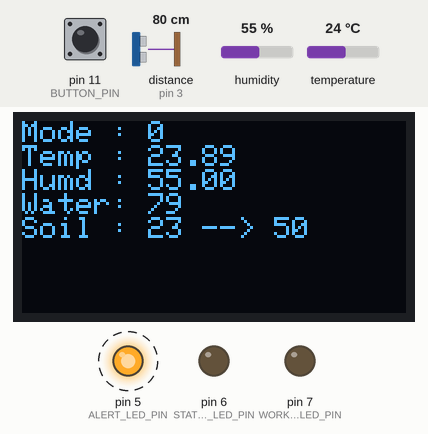
This sketch was run on a simulated Arduino Uno, built with avr-gcc and run on an emulated ATmega328P. Shown: 128×64 one-colour display, output pins drawn as LEDs (lit = HIGH). Dashed ring = blinking. The test bench sets the inputs (shaded band); at power-on: pin 11 (BUTTON_PIN) LOW, distance to the obstacle (sensor on pin 3) 80 cm, humidity 55 %, temperature 24 °C. The echo pulse lasts 58.3 µs per cm; the display library's start-up logo is not drawn; pins used as bus, display or sensor lines are not drawn; what the sketch prints to the serial monitor is not drawn.

Above: at 5.3 s.
Timing chart, 0 to 8.3 s (numbered marks = the images above):
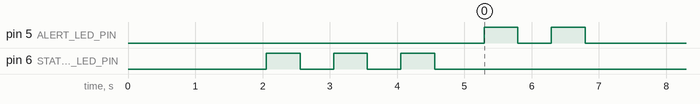

The sketch:

goteo.ino
```cpp
// Incluimos librería
#include <DHT.h>
#include <Wire.h>
#include <Adafruit_GFX.h>
#include <Adafruit_SSD1306.h>

#define DHTTYPE DHT11
#define OLED_RESET 4
#define NUMFLAKES 10
#define XPOS 0
#define YPOS 1
#define DELTAY 2

#define DHTPIN 12
#define ALERT_LED_PIN 5      // Orange
#define STATUS_LED_PIN 6     // Yellow
#define WORKING_LED_PIN 7    // Red
#define WATER_ENGINE_PIN 4   // Blue
#define BUTTON_PIN 11        // Blue
#define TRIGGER_PIN 2        // Orange
#define ECHO_PIN 3           // Green

#define AIR_VALUE_REFERENCE 581
#define WATER_VALUE_REFERENCE 293
#define MAX_WATER_DISTANCE_CM 4
#define WORKING_INTERVAL_MS 600000
#define WORKING_ENGINE_INTERVAL_MS 3600000

Adafruit_SSD1306 display(OLED_RESET);
DHT dht(DHTPIN, DHTTYPE);

void setup() {
  Serial.begin(9600);

  pinMode(ALERT_LED_PIN, OUTPUT);
  pinMode(STATUS_LED_PIN, OUTPUT);
  pinMode(WORKING_LED_PIN, OUTPUT);
  pinMode(WATER_ENGINE_PIN, OUTPUT);
  pinMode(BUTTON_PIN, INPUT);
  pinMode(TRIGGER_PIN, OUTPUT);
  pinMode(ECHO_PIN, INPUT);

  digitalWrite(TRIGGER_PIN, LOW);
  digitalWrite(WATER_ENGINE_PIN, HIGH);

  dht.begin();

  display.begin(SSD1306_SWITCHCAPVCC, 0x3C);
  display.display();
  delay(2000);
  display.clearDisplay();
}

int workingMode = 0;

unsigned long currentMillis = 0;
unsigned long previousEngineIntervalMillis = 0;

void loop() {

  currentMillis = millis();
  display.setTextSize(1);
  display.setTextColor(WHITE);
  display.setCursor(0,0);

  workingLed(STATUS_LED_PIN, 3);
  int button = checkButton();
  float temp = checkTemp();
  float humidity = checkHumidity();
  float realTemp = checkRealTemp(temp, humidity);
  int waterDistance = checkWaterDistance();
  int soilHumidity = checkSoil();
  int soilHumidityGoal = checkSoilHumidityGoal();

  if (button) workingMode = !workingMode;

  display.clearDisplay();
  display.print("Mode : ");
  display.println(workingMode);
  display.display();

  display.print("Temp : ");
  display.println(realTemp);
  display.display();

  display.print("Humd : ");
  display.println(humidity);
  display.display();

  display.print("Water: ");
  display.println(waterDistance);
  display.display();

  display.print("Soil : ");
  display.print(soilHumidity);
  display.print(" --> ");
  display.println(soilHumidityGoal);
  display.display();

  if (workingMode) {
    if (waterDistance >= MAX_WATER_DISTANCE_CM) {
      digitalWrite(WATER_ENGINE_PIN, HIGH);
      digitalWrite(ALERT_LED_PIN, HIGH);
    } else {
      digitalWrite(ALERT_LED_PIN, LOW);
      engineCheckAndWork(soilHumidity, soilHumidityGoal);
    }
  } else {
      workingLed(ALERT_LED_PIN, 2);
  }

  delay(WORKING_INTERVAL_MS);
}

void engineCheckAndWork(int soilHumidity, int soilHumidityGoal) {
  unsigned long delta = printEngineBar();

  if (delta >= WORKING_ENGINE_INTERVAL_MS) {
    if (soilHumidity < soilHumidityGoal) {
        digitalWrite(WATER_ENGINE_PIN, LOW);
        workingLed(WORKING_LED_PIN, 30    );
        digitalWrite(WATER_ENGINE_PIN, HIGH);
        previousEngineIntervalMillis = millis();
    }
  }
}
```

sensors.ino
```cpp
unsigned long printEngineBar() {
  unsigned long delta = (unsigned long)(currentMillis - previousEngineIntervalMillis);
  int times = (delta * 18) / WORKING_ENGINE_INTERVAL_MS;
  if(times > 18) times = 18;

  Serial.println(times);

  display.println("Engine:");
  display.print("[");
  for(int i=0; i < times; i++) {
    display.print("=");
    display.display();
  }
  display.print(">");
  for(int i=0; i < 18 - times; i++) display.print(" ");
  display.println("]");
  display.display();

  return delta;
}

int checkButton() {
  int value = digitalRead(BUTTON_PIN);
  Serial.print("Boton: ");
  Serial.print(value);
  return value;
}

int checkSoil() {
  int soilMoistureValue = 0;
  int soilmoisturepercent = 0;
  soilMoistureValue = analogRead(A0);
  soilmoisturepercent = map(soilMoistureValue, AIR_VALUE_REFERENCE, WATER_VALUE_REFERENCE, 0, 100);
  if(soilmoisturepercent > 100)
  {
    soilmoisturepercent = 100;
  }
  else if(soilmoisturepercent <0)
  {
    soilmoisturepercent = 0;
  }

  Serial.print("Agua Tierra: ");
  Serial.print(soilmoisturepercent);
  Serial.println("%");

  return soilmoisturepercent;
}

int checkWaterDistance() {
  long t;
  long d;

  digitalWrite(TRIGGER_PIN, HIGH);
  delayMicroseconds(10);
  digitalWrite(TRIGGER_PIN, LOW);

  t = pulseIn(ECHO_PIN, HIGH);
  d = t/59;

  Serial.print("Distancia: ");
  Serial.print(d);
  Serial.print("cm");
  Serial.println();

  return d;
}

int checkSoilHumidityGoal() {
  int val = analogRead(A1);
  int soilHumidityGoal = map(val, 0, 1023, 0, 100);

  Serial.print("Agua Tierra Objetivo: ");
  Serial.print(soilHumidityGoal);
  Serial.print(" %");
  Serial.println();

  return soilHumidityGoal;
}

void workingLed(int led, int times) {
  for(int i=0; i < times; i++) {
    digitalWrite(led, HIGH);
    delay(500);
    digitalWrite(led, LOW);
    delay(500);
  }
}

float checkRealTemp(float temp, float humidity) {
  float hic = dht.computeHeatIndex(temp, humidity, false);
  Serial.print("Sensacion termica: ");
  Serial.print(hic);
  Serial.print(" ºC ");
  Serial.println();

  return hic;
}

float checkHumidity() {
  float h = dht.readHumidity();

  if (isnan(h)) {
    Serial.println("Error obteniendo los datos del sensor DHT11: Humidity");
    return 0.00;
  }

  Serial.print("Humedad: ");
  Serial.print(h);
  Serial.print(" % ");
  Serial.println();

  return h;
}

float checkTemp() {
  float t = dht.readTemperature();

  // Comprobamos si ha habido algún error en la lectura
  if (isnan(t)) {
    Serial.println("Error obteniendo los datos del sensor DHT11: Temperature");
    return 0.00;
  }

  Serial.print("Temperatura: ");
  Serial.print(t);
  Serial.print(" ºC ");
  Serial.println();

  return t;
}
```

Measured:
- by itself, pin 5 (ALERT_LED_PIN): LOW → HIGH at 5.3 s, → LOW 0.50 s later, → HIGH 0.50 s later, → LOW 0.50 s later, … (4 changes in this stretch)
- by itself, pin 6 (STATUS_LED_PIN): alternates HIGH for 0.50 s and LOW for 0.50 s, 6 changes in all, then stays LOW
